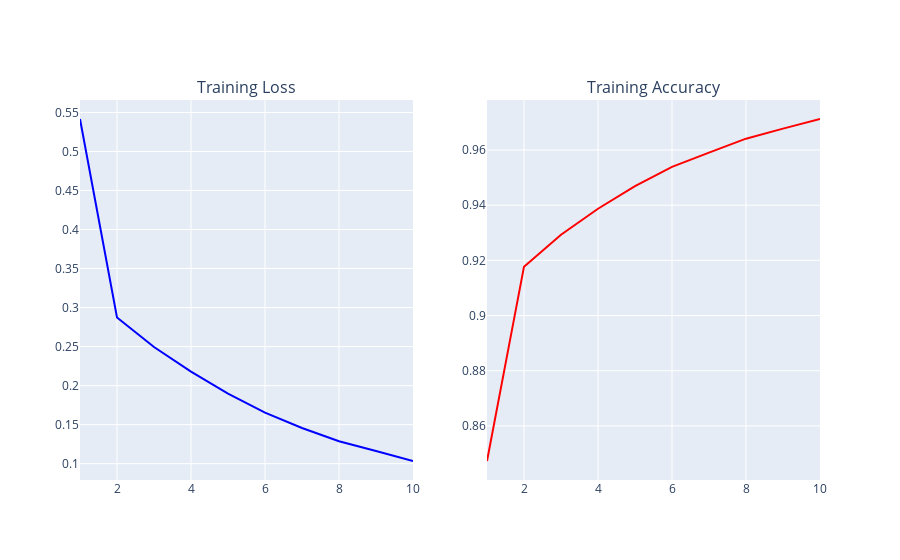

The notebook cell saved with this chart:
### Markdown cell above
Now we can plot our training loss and accuracy with :

### Code cell
loss_fig = px.line( 
                x=range(1, len(loss) + 1),
                y = loss,
                labels={'x': 'Epoch', 'y': 'Loss'},
                title = 'Training loss' 
            )

accuracy_fig = px.line( 
                x=range(1, len(accuracy) + 1),
                y = accuracy,
                labels={'x': 'Epoch', 'y': 'Accuracy'},
                title = 'Training accuracy' 
            )

# Choix des couleurs
loss_fig.update_traces(line_color='blue')
accuracy_fig.update_traces(line_color='red')

# Affichage 
fig_tot = make_subplots(rows=1, cols=2, subplot_titles=['Training Loss', 'Training Accuracy'])

fig_tot.add_trace(loss_fig['data'][0], row=1, col=1)
fig_tot.add_trace(accuracy_fig['data'][0], row=1, col=2)

fig_tot.show()

### Figure 1 — Plotly figure (JSON) as saved in the notebook; plotly's stock layout.template omitted (floating-point values rounded to 4 significant figures)
{"data": [{"hovertemplate": "Epoch=%{x}<br>Loss=%{y}<extra></extra>", "legendgroup": "", "line": {"color": "blue", "dash": "solid"}, "marker": {"symbol": "circle"}, "mode": "lines", "name": "", "orientation": "v", "showlegend": false, "type": "scatter", "x": [1, 2, 3, 4, 5, 6, 7, 8, 9, 10], "xaxis": "x", "y": [0.5416, 0.2872, 0.2494, 0.2178, 0.1897, 0.1654, 0.1456, 0.1287, 0.1163, 0.1034], "yaxis": "y"}, {"hovertemplate": "Epoch=%{x}<br>Accuracy=%{y}<extra></extra>", "legendgroup": "", "line": {"color": "red", "dash": "solid"}, "marker": {"symbol": "circle"}, "mode": "lines", "name": "", "orientation": "v", "showlegend": false, "type": "scatter", "x": [1, 2, 3, 4, 5, 6, 7, 8, 9, 10], "xaxis": "x2", "y": [0.8473, 0.9177, 0.9293, 0.9387, 0.9469, 0.9539, 0.9591, 0.9641, 0.9678, 0.9712], "yaxis": "y2"}], "layout": {"annotations": [{"font": {"size": 16}, "showarrow": false, "text": "Training Loss", "x": 0.225, "xanchor": "center", "xref": "paper", "y": 1, "yanchor": "bottom", "yref": "paper"}, {"font": {"size": 16}, "showarrow": false, "text": "Training Accuracy", "x": 0.775, "xanchor": "center", "xref": "paper", "y": 1, "yanchor": "bottom", "yref": "paper"}], "xaxis": {"anchor": "y", "domain": [0, 0.45]}, "xaxis2": {"anchor": "y2", "domain": [0.55, 1]}, "yaxis": {"anchor": "x", "domain": [0, 1]}, "yaxis2": {"anchor": "x2", "domain": [0, 1]}}}
